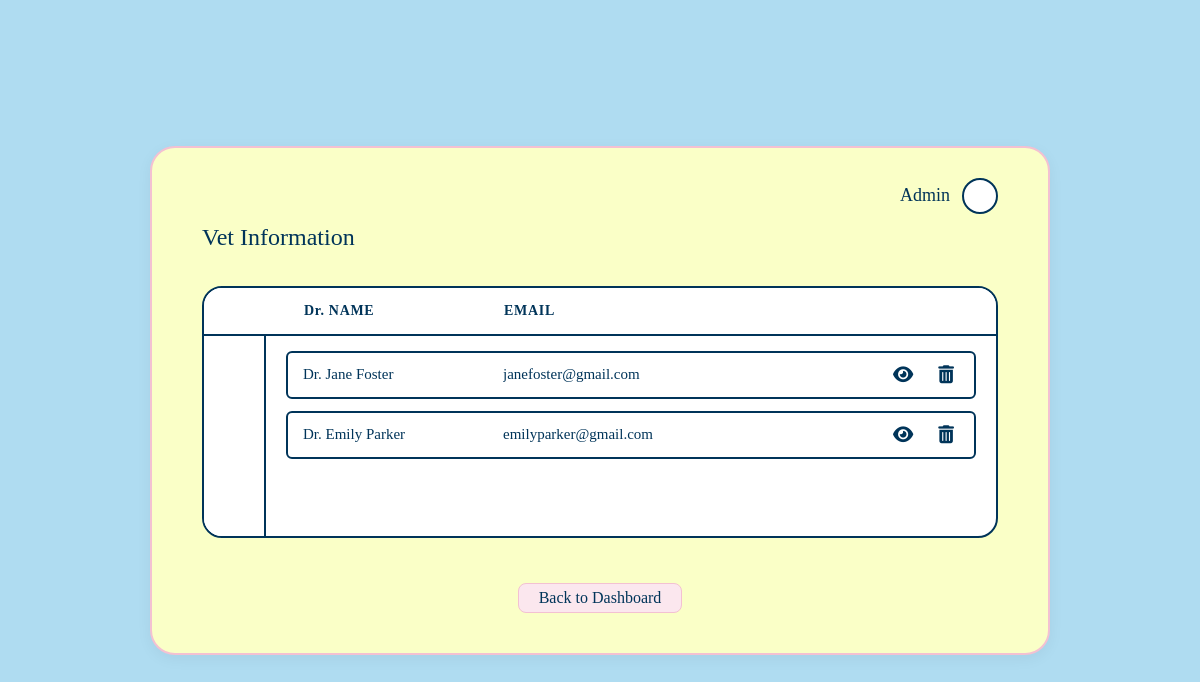
The app's page /vetinfo.php (signed in) with its own data.
### tables this page shows
CREATE TABLE `vets` (
  `vet_id` int(11) UNSIGNED NOT NULL,
  `name` varchar(255) NOT NULL,
  `detail` text NOT NULL,
  `email` varchar(255) NOT NULL,
  `qualification` varchar(255) NOT NULL,
  `experience` varchar(255) NOT NULL,
  `img` varchar(255) NOT NULL
);

### vetinfo.php (the view, shortened to what this page needs)
<?php
$host     = 'localhost';
$db_name  = 'pet_database';
$db_user  = 'root';
$db_pass  = '';
$charset  = 'utf8mb4';
$dsn = "mysql:host=$host;dbname=$db_name;charset=$charset";
$options = [
    PDO::ATTR_ERRMODE            => PDO::ERRMODE_EXCEPTION,
    PDO::ATTR_DEFAULT_FETCH_MODE => PDO::FETCH_ASSOC,
    PDO::ATTR_EMULATE_PREPARES   => false,
];
try {
    $pdo = new PDO($dsn, $db_user, $db_pass, $options);
} catch (\PDOException $e) {
    die("Database connection failed: " . $e->getMessage());
}
try {
    $stmt = $pdo->query('SELECT vet_id, name, email FROM vets ORDER BY vet_id DESC');
    $vets_list = $stmt->fetchAll();
} catch (\PDOException $e) {
    die("Query failed: " . $e->getMessage());
}
?>
<!DOCTYPE html>
<html lang="en">
<head>
    <link rel="stylesheet" href="https://cdnjs.cloudflare.com/ajax/libs/font-awesome/6.5.1/css/all.min.css">
    <link rel="stylesheet" href="userstyles.css">
</head>
<body>
    <div class="dashboard-screen-wrapper">
        <div class="dashboard-box">
            <header class="dashboard-header">
                <a href="admin_dashboard.php" class="admin-profile-badge" title="Logged in as <?php echo htmlspecialchars($_SESSION['username']); ?>">
                    <span>Admin</span>
                    <div class="admin-avatar-circle"></div>
                </a>
            </header>
            <main>
                <h1 class="dashboard-title">Vet Information</h1>
                <div class="table-card">
                    <div class="table-card-header">
                        <div class="col-vetname">Dr. NAME</div>
                        <div class="col-vetemail">EMAIL</div>
                    </div>
                    <div class="table-card-body-wrapper">
                        <div class="table-sidebar-accent"></div>
                        <div class="table-rows-container">
                            <?php if (!empty($vets_list)): ?>
                                <?php foreach ($vets_list as $vet): ?>
                                    <div class="table-data-row">
                                        <div class="cell-data col-vetname">
                                            <?php echo htmlspecialchars($vet['name']); ?>
                                        </div>
                                        <div class="cell-data col-vetemail">
                                            <?php echo htmlspecialchars($vet['email']); ?>
                                        </div>
                                        <div class="cell-actions">
                                            <a href="editvet.php?id=<?php echo htmlspecialchars($vet['vet_id']); ?>"
                                                class="action-btn view-btn" title="View/Edit Details" style="text-decoration: none;">
                                                <i class="fa-solid fa-eye"></i>
                                            </a>
                                            <button class="action-btn delete-btn" title="Delete Vet">
                                                <i class="fa-solid fa-trash-can"></i>
                                            </button>
                                        </div>
                                    </div>
                                <?php endforeach; ?>
                            <?php else: ?>
                                <div class="no-data-msg">No veterinarian information records found.</div>
                            <?php endif; ?>
                        </div>
                    </div>
                </div>
                <div class="action-footer">
                    <a href="admin_dashboard.php" class="btn-back">Back to Dashboard</a>
                </div>
            </main>
        </div>
    </div>
</body>
</html>

### userstyles.css (style rules this page uses)
body { background: #afdcf1; font-family: "Georgia", serif; color: #003459; margin: 0; padding: 0; min-height: 100vh; display: flex; flex-direction: column; }
.dashboard-screen-wrapper { display: flex; justify-content: center; align-items: center; min-height: 100vh; box-sizing: border-box; padding: 20px; }
.dashboard-box { background-color: #faffc7; border: 2px solid #f3c1d2; border-radius: 25px; width: 100%; max-width: 900px; padding: 30px 50px 40px 50px; box-shadow: 0 4px 15px rgba(0,0,0,0.05); box-sizing: border-box; }
.dashboard-header { display: flex; justify-content: flex-end; align-items: center; margin-bottom: 10px; }
.admin-profile-badge { display: flex; align-items: center; gap: 12px; text-decoration: none; color: #003459; }
.admin-profile-badge span { font-family: "Georgia", serif; font-size: 18px; font-weight: normal; }
.admin-avatar-circle { width: 32px; height: 32px; background-color: #ffffff; border: 2px solid #003459; border-radius: 50%; transition: background-color 0.2s ease; }
.dashboard-title { font-family: "Georgia", serif; font-size: 24px; font-weight: normal; margin-top: 10px; margin-bottom: 35px; color: #003459; }
.table-card { background-color: #ffffff; border: 2px solid #003459; border-radius: 20px; overflow: hidden; margin-bottom: 35px; display: flex; flex-direction: column; }
.table-card-header { display: flex; align-items: center; border-bottom: 2px solid #003459; padding: 15px 20px; background-color: #ffffff; font-weight: bold; font-size: 14px; letter-spacing: 0.05em; }
.table-card-body-wrapper { display: flex; min-height: 200px; }
.table-sidebar-accent { width: 60px; border-right: 2px solid #003459; background-color: #ffffff; flex-shrink: 0; }
.table-rows-container { flex-grow: 1; padding: 15px 20px; display: flex; flex-direction: column; gap: 12px; }
.table-data-row { display: flex; align-items: center; border: 2px solid #003459; border-radius: 6px; padding: 8px 15px; background-color: #ffffff; width: 100%; box-sizing: border-box; }
.col-vetname { width: 200px; flex-shrink: 0; }
.col-vetemail { width: 200px; flex-shrink: 0; }
.cell-data { font-size: 15px; color: #003459; white-space: nowrap; overflow: hidden; text-overflow: ellipsis; padding-right: 15px; box-sizing: border-box; }
.cell-actions { width: 100px; display: flex; gap: 15px; justify-content: flex-end; margin-left: auto; flex-shrink: 0; align-items: center; }
.action-btn { background: none; border: none; cursor: pointer; padding: 5px; display: flex; align-items: center; justify-content: center; transition: transform 0.1s ease; }
.action-btn i { font-size: 18px; color: #003459; }
.logout-container, .action-footer { padding-top: 10px; display: flex; justify-content: center; align-items: center; width: 100%; }
.btn-logout, .btn-back { background-color: #fbe7ee; padding: 5px 20px; border: 1px solid #f3c1d2; border-radius: 8px; transition: all 0.2s ease; text-decoration: none; color: #003459; display: inline-block; font-family: "Georgia", serif; font-size: 16px; }

### records on screen
vets: name "Dr. Jane Foster", email "janefoster@gmail.com"
vets: name "Dr. Emily Parker", email "emilyparker@gmail.com"
